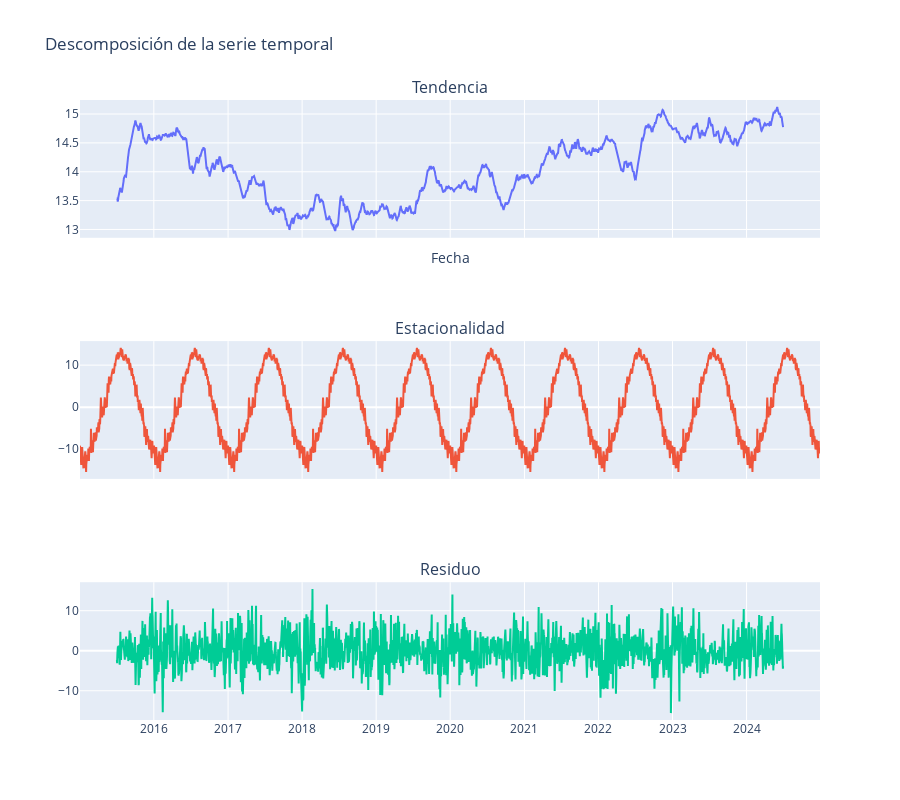

Here is the notebook cell this chart was saved with:
### Code cell
from plotly.subplots import make_subplots
import plotly.graph_objects as go

# Descomposición de la serie temporal (verifica que el índice sea de frecuencia diaria)
decomposition = seasonal_decompose(new_york_tavg, model='additive', period=365)

# Crear subgráficos
fig = make_subplots(rows=3, cols=1, shared_xaxes=True, 
                    subplot_titles=("Tendencia", "Estacionalidad", "Residuo"))

# Agregar la tendencia
fig.add_trace(go.Scatter(x=new_york_tavg.index, y=decomposition.trend, mode='lines', name='Tendencia'),
              row=1, col=1)

# Agregar la estacionalidad
fig.add_trace(go.Scatter(x=new_york_tavg.index, y=decomposition.seasonal, mode='lines', name='Estacionalidad'),
              row=2, col=1)

# Agregar el residuo
fig.add_trace(go.Scatter(x=new_york_tavg.index, y=decomposition.resid, mode='lines', name='Residuo'),
              row=3, col=1)

# Actualizar el diseño
fig.update_layout(title="Descomposición de la serie temporal",
                  xaxis_title="Fecha",
                  height=800,
                  showlegend=False)
fig.show()

### Figure 1 — Plotly figure (JSON) as saved in the notebook; plotly's stock layout.template omitted (floating-point values rounded to 4 significant figures; data arrays with more than 128 entries replaced by an {"elided": "..."} marker saying what was removed)
{"data": [{"mode": "lines", "name": "Tendencia", "type": "scatter", "x": {"elided": "3649 str values"}, "xaxis": "x", "y": {"elided": "3649 float values"}, "yaxis": "y"}, {"mode": "lines", "name": "Estacionalidad", "type": "scatter", "x": {"elided": "3649 str values"}, "xaxis": "x2", "y": {"elided": "3649 float values"}, "yaxis": "y2"}, {"mode": "lines", "name": "Residuo", "type": "scatter", "x": {"elided": "3649 str values"}, "xaxis": "x3", "y": {"elided": "3649 float values"}, "yaxis": "y3"}], "layout": {"annotations": [{"font": {"size": 16}, "showarrow": false, "text": "Tendencia", "x": 0.5, "xanchor": "center", "xref": "paper", "y": 1, "yanchor": "bottom", "yref": "paper"}, {"font": {"size": 16}, "showarrow": false, "text": "Estacionalidad", "x": 0.5, "xanchor": "center", "xref": "paper", "y": 0.6111, "yanchor": "bottom", "yref": "paper"}, {"font": {"size": 16}, "showarrow": false, "text": "Residuo", "x": 0.5, "xanchor": "center", "xref": "paper", "y": 0.2222, "yanchor": "bottom", "yref": "paper"}], "height": 800, "showlegend": false, "title": {"text": "Descomposición de la serie temporal"}, "xaxis": {"anchor": "y", "domain": [0, 1], "matches": "x3", "showticklabels": false, "title": {"text": "Fecha"}}, "xaxis2": {"anchor": "y2", "domain": [0, 1], "matches": "x3", "showticklabels": false}, "xaxis3": {"anchor": "y3", "domain": [0, 1]}, "yaxis": {"anchor": "x", "domain": [0.7778, 1]}, "yaxis2": {"anchor": "x2", "domain": [0.3889, 0.6111]}, "yaxis3": {"anchor": "x3", "domain": [0, 0.2222]}}}
